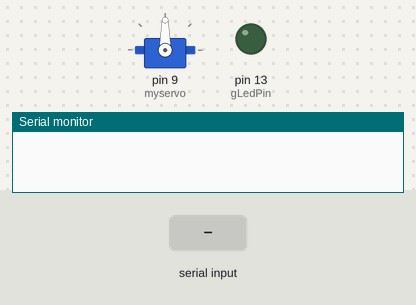
This sketch was run on a simulated Arduino Uno, built with avr-gcc and run on an emulated ATmega328P. Parts: servo, output pins drawn as LEDs (lit = HIGH), the last lines printed to the serial monitor. Dashed ring = blinking. The test bench sets the inputs (shaded band).

Above: at 1.7 s.
1.8 s: "H" received over the second serial link
At 2.2 s:
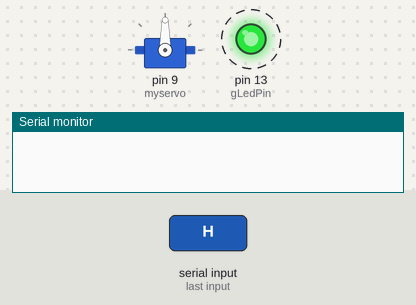
4.8 s: "R90\n" received over the second serial link
At 7.3 s:
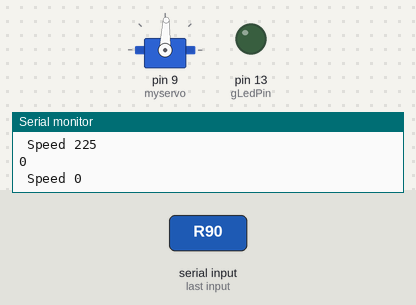
7.8 s: "U" received over the second serial link
At 8.1 s:
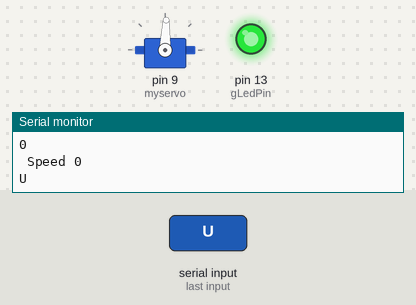
Timing chart, 0 to 10.8 s (numbered marks = the images above; inputs shaded):
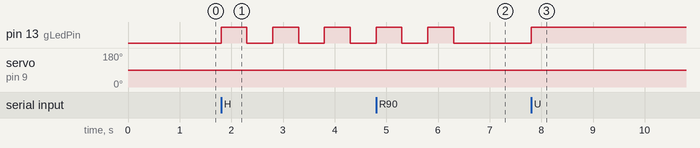

Measured:
- after the input at 1.8 s, pin 13 (gLedPin): alternates HIGH for 0.50 s and LOW for 0.50 s, starting at once
- after the input at 4.8 s, servo on pin 9 (myservo): 90° → 88° after 2.0 s
- after the input at 7.8 s, pin 13 (gLedPin): LOW → HIGH at once

The sketch:

ArdNano_HC05BT.ino
```cpp
#include <SoftwareSerial.h>
#include <Servo.h>

Servo myservo;

int gLedPin = 13;
int gRxPin = 10;
int gTxPin = 11;

int velocity = 0;  //Здесь будет храниться значение скорости
int defaultSpeed = 100; // это число мы будем использовать в логике поворотов
int start = 1;
int turnServo = 90; //число для поворота

SoftwareSerial BTSerial(gRxPin, gTxPin);

void setup() {
  // 38400 - для метода №1, 9600 - для метода №2
//  BTSerial.begin(38400);
  BTSerial.begin(9600);
  Serial.begin(9600);
  delay(500);
  pinMode(gLedPin,OUTPUT);
  myservo.attach(9);
  myservo.write(turnServo);
  delay(15);
}

//void loop() {
//  if (BTSerial.available()) {
//    Serial.write(BTSerial.read());
//  }
//  if (Serial.available()) {
//    BTSerial.write(Serial.read());
//  }
//}

void loop()
{

  if (BTSerial.available())    //Если появились новые команды
  {
    if (start==1)
    {
      for(int i=0;i<5;i++)
      {
        digitalWrite(gLedPin,HIGH);
        delay(500);
        digitalWrite(gLedPin,LOW);
        delay(500);
      }

      start = 0;
    }   //вызываем функцию управления
    control();
  }
  //Здесь можно написать ещё много своего кода
}

void drive(int M1, int M2)
{
  //управление мотором
  }

void control()  // функция управления
{

  /*
   *
You can get the Android application from the Google Play market:

https://play.google.com/store/apps/details?id=braulio.calle.bluetoothRCcontroller&feature=search_result


Forward---------------------F
Back-------------------------B
Left---------------------------L
Right-------------------------R
Forward Left--------------G
Forward Right------------I
Back Left------------------H
Back Right----------------J
Stop-------------------------S
Front Lights On---------W
Front Lights Off---------w (lower case)
Back Lights On---------U
Back Lights Off---------u (lower case)
Speed 0-------------------0
Speed 10-----------------1
Speed 20-----------------2
Speed 30-----------------3
Speed 40-----------------4
Speed 50-----------------5
Speed 60-----------------6
Speed 70-----------------7
Speed 80-----------------8
Speed 90-----------------9
Speed 100---------------q
Everything OFF--------D
   */

  char dataIn = BTSerial.read();  //Считаем значение пришедшей команды

  if (dataIn == 'F')         //Если пришла команда "F"
  {
    Serial.println(dataIn);
    drive(velocity, velocity);   //едем вперёд
  }

  else if (dataIn == 'B')    //или если пришла команда "B"
  {
    Serial.println(dataIn);
    drive(-velocity, -velocity); //едем назад
  }

  else if (dataIn == 'R')    //или если пришла команда "L"
  {
    Serial.println(dataIn);
    drive(-velocity, velocity);  //поворачиваем налево на месте
    turnServo-=2;
    if (turnServo < 0) turnServo = 0;
    myservo.write(turnServo);
    delay(15);
  }

  else if (dataIn == 'L')    //или если пришла команда "R"
  {
    Serial.println(dataIn);
    drive(velocity, -velocity);  //поворачиваем направо на месте
    turnServo+=2;
    if (turnServo > 180) turnServo = 180;
    myservo.write(turnServo);
    delay(15);
  }

  else if (dataIn == 'G')    //или если пришла команда "I", едем вперёд и направо
  {
    Serial.println(dataIn);
    drive(defaultSpeed+velocity, defaultSpeed-velocity);
  }

  else if (dataIn == 'H')    //или если пришла команда "J", едем назад и направо
  {
    Serial.println(dataIn);
    drive(-defaultSpeed-velocity, -defaultSpeed+velocity);
  }

  else if (dataIn == 'I')   //или если пришла команда "I", едем вперёд и налево
  {
    Serial.println(dataIn);
    drive(defaultSpeed-velocity, defaultSpeed+velocity);
  }

  else if (dataIn == 'J')   //или если пришла команда "H", едем назад и налево
  {
    Serial.println(dataIn);
    drive(-defaultSpeed+velocity, -defaultSpeed-velocity);
  }

  else if (dataIn == 'S')   //или если пришла команда "S", стоим
  {
    Serial.println(dataIn);
    drive(0, 0);
  }

  else if (dataIn == 'U')   //или если "U", зажигаем "передние фары"
  {
        digitalWrite(gLedPin,HIGH);
        Serial.println(dataIn);
  }
  else if (dataIn == 'u')   //или если "u", гасим "передние фары"
  {
        digitalWrite(gLedPin,LOW);
        Serial.println(dataIn);
  }
  else if (dataIn == 'W')   //или если "W", зажигаем "задние фары"
  {
        digitalWrite(gLedPin,HIGH);
        Serial.println(dataIn);
  }
  else if (dataIn == 'w')   ////или если "w", гасим "задние фары"
  {
        digitalWrite(gLedPin,LOW);
        Serial.println(dataIn);
  }

  // если к нам пришло значение от 0 до 9
  else if (((dataIn - '0') >= 0) && ((dataIn - '0') <= 9))
  {
    velocity = (dataIn - '0') * 25; //сохраняем новое значение скорости
    Serial.println(dataIn);
    Serial.print(" Speed ");
    Serial.println(velocity);
  }

  else if (dataIn == 'q') //если "q" - полный газ!
  {
    velocity = 255;
    Serial.println(dataIn);
    Serial.print(" Speed ");
    Serial.println(velocity);
  }
}
```
